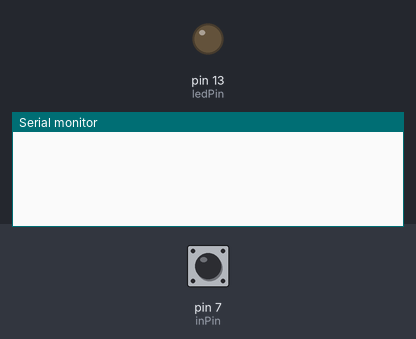
Recording of a sketch running on a simulated Arduino Uno, built with avr-gcc and run on an emulated ATmega328P. Parts: output pins drawn as LEDs (lit = HIGH), the last lines printed to the serial monitor. Inputs (shaded band) come from the test bench; at power-on: pin 7 (inPin) HIGH.

Above: at 1.2 s.
1.3 s: pin 7 (inPin) pulled LOW for 3.2 s
At 4.71 s:
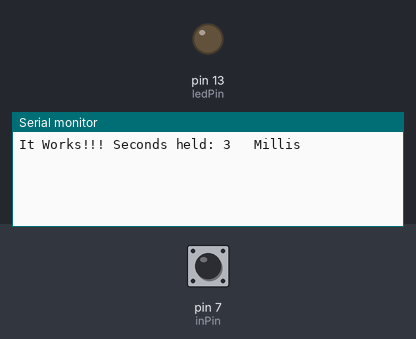
At 6.3 s:
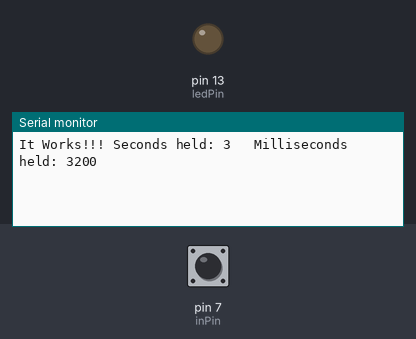

Measured:
- after the input at 1.3 s, the serial monitor: prints a new line after 3.2 s (image 1)

The sketch:

transmitter_with_buttonhold_test_4.ino
```cpp
#define cr_pin 9
int inPin = 7;  // the pin number for input (for me a push button)
int ledPin = 13;

int current;         // Current state of the button
                     // (LOW is pressed b/c i'm using the pullup resistors)
long millis_held;    // How long the button was held (milliseconds)
long secs_held;      // How long the button was held (seconds)
long prev_secs_held; // How long the button was held in the previous check
byte previous = HIGH;
unsigned long firstTime; // how long since the button was first pressed


void setup() {
  Serial.begin(1200);         // Use serial for debugging
  pinMode(ledPin, OUTPUT);
  digitalWrite(inPin, HIGH);  // Turn on 20k pullup resistors to simplify switch input
}

void loop() {
  current = digitalRead(inPin);

  // if the button state changes to pressed, remember the start time
  if (current == LOW && previous == HIGH && (millis() - firstTime) > 200) {
    firstTime = millis();
  }

  millis_held = (millis() - firstTime);
  secs_held = millis_held / 1000;

  // This if statement is a basic debouncing tool, the button must be pushed for at least
  // 100 milliseconds in a row for it to be considered as a push.
  if (millis_held > 50) {

    // check if the button was released since we last checked
    if (current == HIGH && previous == LOW) {
      // HERE YOU WOULD ADD VARIOUS ACTIONS AND TIMES FOR YOUR OWN CODE
      // ===============================================================================

      // Button held for 1-3 seconds, print out some info
      if (secs_held >= 3) {
        Serial.print("It Works!!! Seconds held: ");
        Serial.print(secs_held);
        Serial.print("   Milliseconds held: ");
        Serial.println(millis_held);
      }
      // ===============================================================================
    }
  }

  previous = current;
  prev_secs_held = secs_held;
}
```
